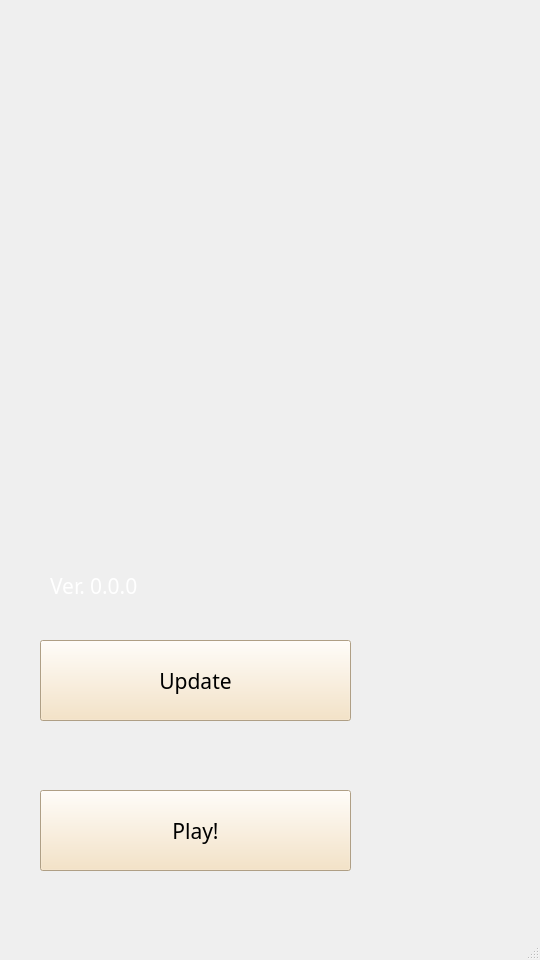
<?xml version="1.0" encoding="UTF-8"?>
<ui version="4.0">
 <class>MainWindow</class>
 <widget class="QMainWindow" name="MainWindow">
  <property name="enabled">
   <bool>true</bool>
  </property>
  <property name="geometry">
   <rect>
    <x>0</x>
    <y>0</y>
    <width>540</width>
    <height>960</height>
   </rect>
  </property>
  <property name="minimumSize">
   <size>
    <width>540</width>
    <height>960</height>
   </size>
  </property>
  <property name="maximumSize">
   <size>
    <width>540</width>
    <height>960</height>
   </size>
  </property>
  <property name="windowTitle">
   <string>Launcher</string>
  </property>
  <property name="styleSheet">
   <string notr="true">background: url(&quot;E:/Tugas dan kerjaan/rafi/bg960.png&quot;);
</string>
  </property>
  <widget class="QWidget" name="centralwidget">
   <widget class="QPushButton" name="playButton">
    <property name="geometry">
     <rect>
      <x>40</x>
      <y>790</y>
      <width>311</width>
      <height>81</height>
     </rect>
    </property>
    <property name="font">
     <font>
      <family>Andalus</family>
      <pointsize>16</pointsize>
     </font>
    </property>
    <property name="styleSheet">
     <string notr="true">background : rgb(245, 223, 186);</string>
    </property>
    <property name="text">
     <string>Play!</string>
    </property>
   </widget>
   <widget class="QPushButton" name="updateButton">
    <property name="geometry">
     <rect>
      <x>40</x>
      <y>640</y>
      <width>311</width>
      <height>81</height>
     </rect>
    </property>
    <property name="font">
     <font>
      <family>Andalus</family>
      <pointsize>16</pointsize>
     </font>
    </property>
    <property name="styleSheet">
     <string notr="true">background : rgb(245, 223, 186);</string>
    </property>
    <property name="text">
     <string>Update</string>
    </property>
   </widget>
   <widget class="QLabel" name="label">
    <property name="geometry">
     <rect>
      <x>50</x>
      <y>570</y>
      <width>41</width>
      <height>31</height>
     </rect>
    </property>
    <property name="font">
     <font>
      <family>Andalus</family>
      <pointsize>16</pointsize>
      <kerning>true</kerning>
     </font>
    </property>
    <property name="styleSheet">
     <string notr="true">color : white;</string>
    </property>
    <property name="text">
     <string>Ver.</string>
    </property>
   </widget>
   <widget class="QLabel" name="versionLabel">
    <property name="geometry">
     <rect>
      <x>90</x>
      <y>570</y>
      <width>251</width>
      <height>31</height>
     </rect>
    </property>
    <property name="font">
     <font>
      <family>Andalus</family>
      <pointsize>16</pointsize>
      <kerning>true</kerning>
     </font>
    </property>
    <property name="styleSheet">
     <string notr="true">color : white;</string>
    </property>
    <property name="text">
     <string>0.0.0</string>
    </property>
   </widget>
  </widget>
  <widget class="QMenuBar" name="menubar">
   <property name="geometry">
    <rect>
     <x>0</x>
     <y>0</y>
     <width>540</width>
     <height>21</height>
    </rect>
   </property>
  </widget>
  <widget class="QStatusBar" name="statusbar"/>
 </widget>
 <resources/>
 <connections/>
</ui>
